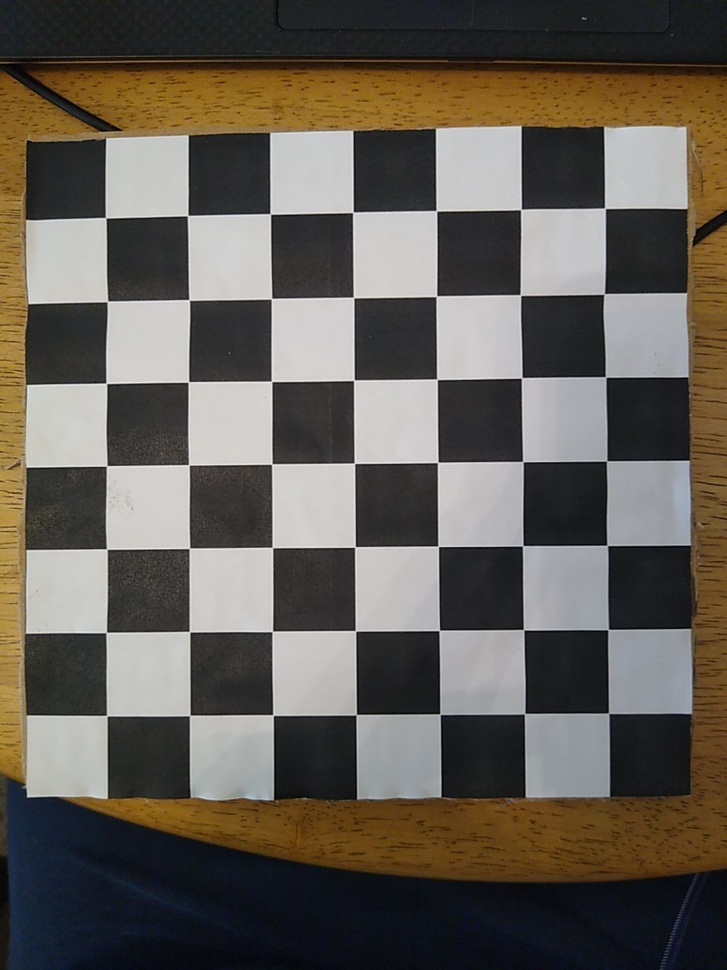
#> input picture Utilities/Support/Homography/kFM1C.jpg, 727 x 970 px, shrunk from 960 x 1280 before the run
$ python Homography.py
#> lines starting #> are read from the running program, lines starting #| are printed output that depends on the picture; after the words box and inside, x2 and y2 are one past the last pixel; in counts of white or black regions, pixels touching at a corner belong together
#> further down, image is the input picture: shape (970, 727, 3); mean B, G, R 85.4, 93.4, 99
import cv2
import numpy as np


def _preprocess(image, lower=np.array([0, 0, 100]), upper=np.array([179, 90, 255])):
    hsv_image = cv2.cvtColor(image, cv2.COLOR_BGR2HSV)
#> hsv_image: shape (970, 727, 3); mean H, S, V 67, 63.3, 102.5
    mask_image = cv2.inRange(hsv_image, lower, upper)
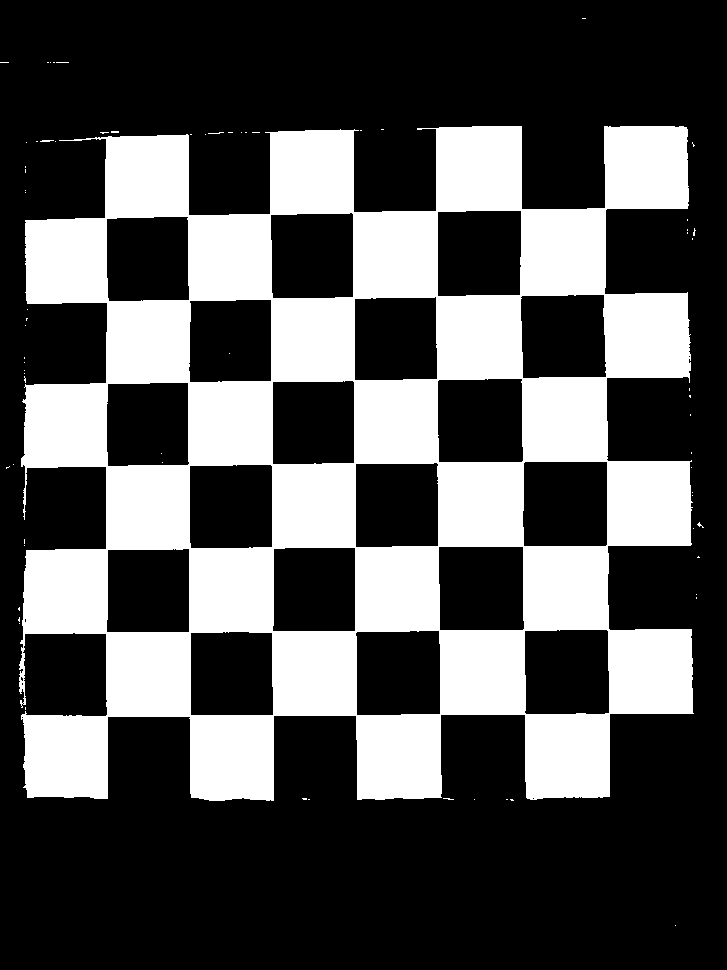
#> mask_image: shape (970, 727); 32.5% white; 70 white regions (68 under 20 px), largest, box (x1, y1, x2, y2) and area: (19, 126, 694, 801) 228731, (40, 140, 54, 142) 22

    kernel = cv2.getStructuringElement(cv2.MORPH_RECT, (50, 30))
    dilated_image = cv2.dilate(mask_image, kernel, iterations=1)
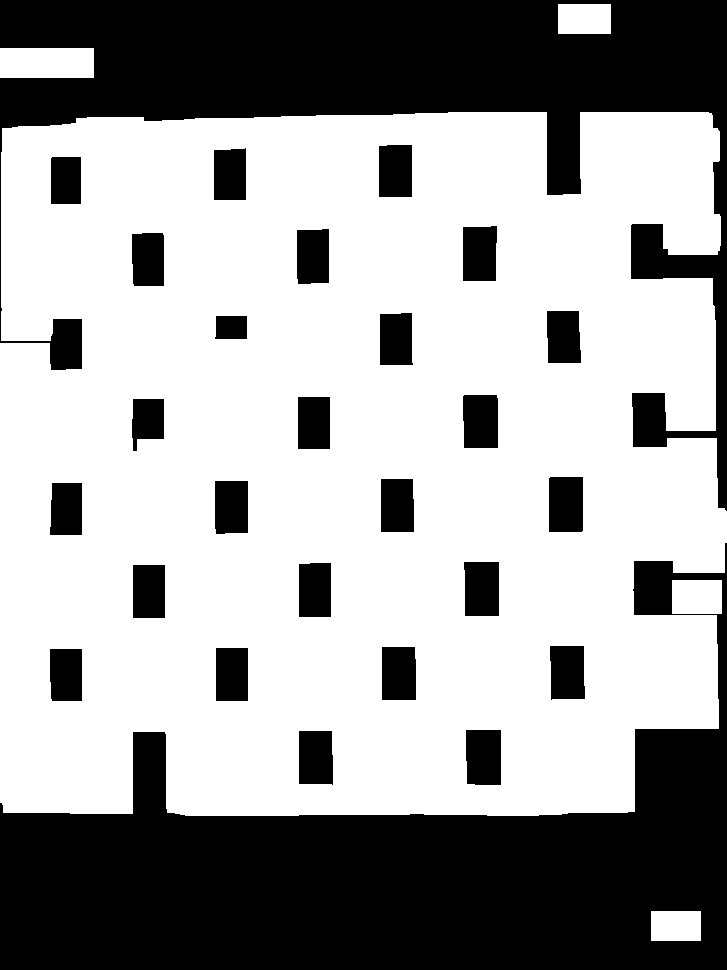
#> dilated_image: shape (970, 727); 63% white; 27 black regions, largest, box (x1, y1, x2, y2) and area: (0, 543, 727, 970) 125848, (0, 0, 727, 511) 93753, (466, 730, 501, 785) 1893
    preprocessed_image = 255 - cv2.bitwise_and(dilated_image, mask_image)
    return preprocessed_image

def create_flat_board(tile_size=100, pattern_size=(7,7)):
    flat_chessboard = [[[tile_size*(x+1), tile_size*(y+1)]] for y in range(pattern_size[1]) for x in range(pattern_size[0])]
    flat_chessboard_array = np.array(flat_chessboard).reshape(-1, 1, 2)
    flat_chessboard = np.zeros((pattern_size[0]+1, pattern_size[1]+1))
    return flat_chessboard, flat_chessboard_array

def homography_transform(image, tile_size=20, pattern_size=(7,7), flat_chessboard_array=None):
    preprocessed_image = _preprocess(image)
    ret, corners = cv2.findChessboardCorners(preprocessed_image, pattern_size)
#> ret = True; corners = 49 rows, first 8: [605.8, 208.8], [604, 294], [606, 377], [606.9, 460.8], [606.6, 544.9], [608, 629.5], [609, 713], [521, 209.5]

    if ret:
        if flat_chessboard_array is None:
            _, flat_chessboard_array = create_flat_board(tile_size, pattern_size)
        H, _ = cv2.findHomography(corners, flat_chessboard_array)
#> H = [[0.0123, 0.609, -83.65], [-0.602, 0.00494, 414.2], [2.91e-05, 8.1e-06, 1]]
        transformed_image = cv2.warpPerspective(image, H, ((pattern_size[0] + 1) * tile_size + 1, (pattern_size[1] + 1) * tile_size + 1))
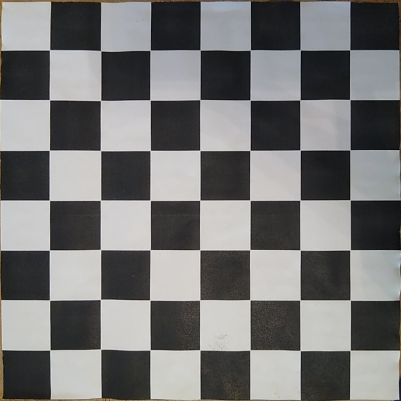
#> transformed_image: shape (401, 401, 3); mean B, G, R 116.9, 117.3, 117.5

        for i in range(pattern_size[0]+2):
            cv2.line(transformed_image, (tile_size*i,0), (tile_size*i,(pattern_size[1]+2)*tile_size), (0,0,255), 1)
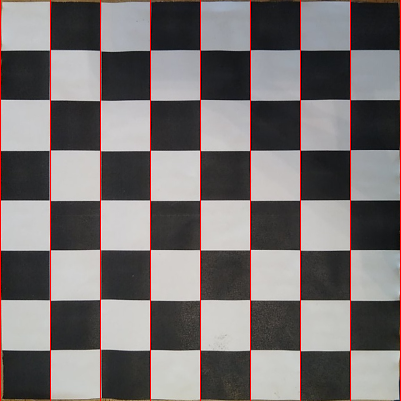
#> transformed_image: shape (401, 401, 3); 2.24% of pixels changed, all inside (x1, y1, x2, y2) = (0, 0, 401, 401)
        for i in range(pattern_size[1]+2):
            cv2.line(transformed_image, (0,tile_size*i), ((pattern_size[0]+2)*tile_size,tile_size*i), (0,0,255), 1)
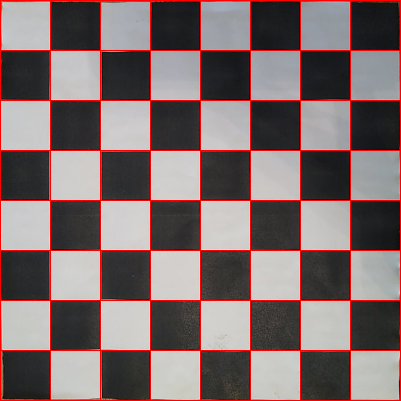
#> transformed_image: shape (401, 401, 3); 2.19% of pixels changed, all inside (x1, y1, x2, y2) = (1, 0, 400, 401)
        return transformed_image

    else:
        return None

if __name__ == "__main__":

    tile_size = 50
    pattern_size = (7, 7)

    flat_chessboard, flat_chessboard_array = create_flat_board(tile_size, pattern_size)

    image = cv2.imread("kFM1C.jpg")
    transformed_image = homography_transform(image, tile_size, pattern_size, flat_chessboard_array)

    cv2.imshow("raw", image)
    cv2.imshow("homography", transformed_image)
    cv2.waitKey(0)
